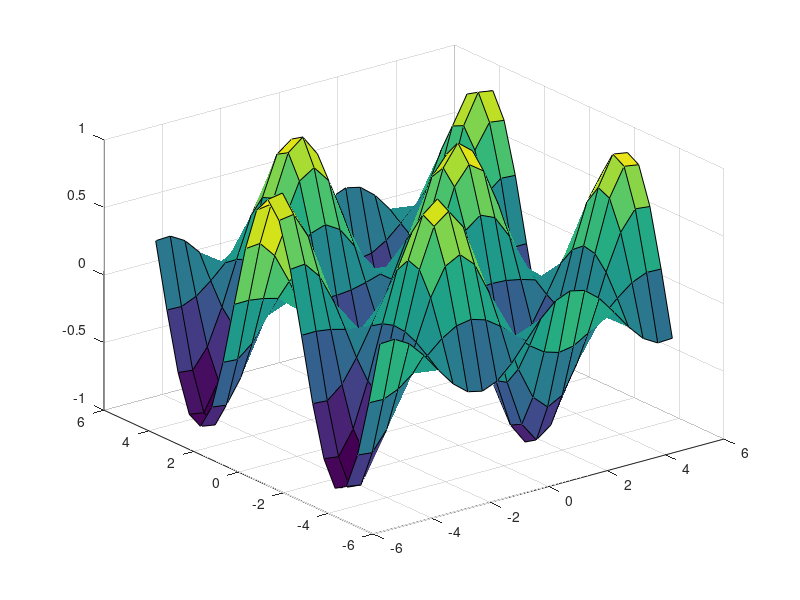

The MATLAB script that drew this image: (Note: this script raises an error after producing the figure.)
[x,y] = meshgrid(-5:0.5:5,-5:0.5:5);
z = sin(x).*cos(y);
surf(x,y,z);
hold on ;

syms x y
f = sin(x).*cos(y);
a = hessian(f);
f1 = matlabFunction(a);
f2 = matlabFunction(f);
xdiff = matlabFunction(diff(f,x));
ydiff = matlabFunction(diff(f,y));
xval = pi./3;
yval = pi./6;

k = f1(xval,yval);
syms x1 y1
z1 = f2(xval,yval)+xdiff(xval,yval).*(x1-xval)+ydiff(xval,yval).*(y1-yval)+k(1,1)./2.*(x1-xval).^2+k(1,2).*(x1-xval).*(y1-yval)+k(2,2)./2.*(y1-yval).^2;
f3 = matlabFunction(z1);

[x,y] = meshgrid(-3:0.5:3,-3:0.5:3);
surf(x,y,f3(x,y));
hold on ;
plot3(xval,yval,f2(xval,yval),'r*');

